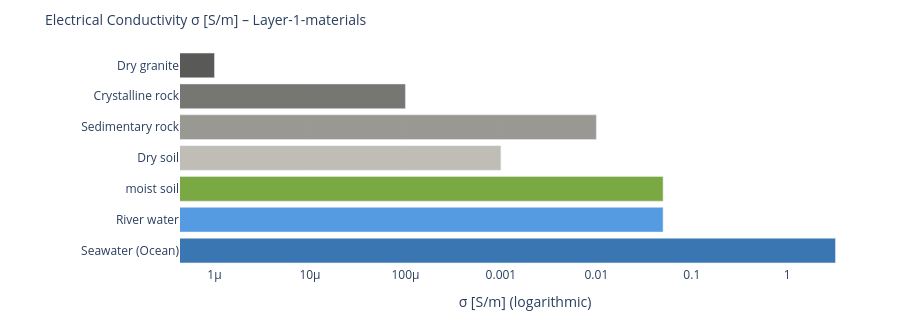

The cell this chart's notebook holds for it:
### Code cell
# ============================================================
# CONDUCTIVITY PROFILE – Earth surface
# Static bar chart of reference values
# ============================================================

leitf_data = {
    'Seawater (Ocean)':         3.2,
    'River water':              0.05,
    'moist soil':               0.05,
    'Dry soil':                 0.001,
    'Sedimentary rock':         0.01,
    'Crystalline rock':         1e-4,
    'Dry granite':              1e-6,
}

fig = go.Figure(go.Bar(
    x=list(leitf_data.values()),
    y=list(leitf_data.keys()),
    orientation='h',
    marker=dict(
        color=['#185FA5','#378ADD','#639922','#B4B2A9','#888780','#5F5E5A','#3d3d3a'],
        opacity=0.85
    )
))
fig.update_layout(
    title=dict(text='Electrical Conductivity σ [S/m] – Layer-1-materials', font=dict(size=14)),
    xaxis=dict(type='log', title='σ [S/m] (logarithmic)'),
    height=320,
    plot_bgcolor='rgba(0,0,0,0)', paper_bgcolor='rgba(0,0,0,0)',
    margin=dict(l=180, r=30, t=50, b=40),
    showlegend=False
)
fig.show()

### Figure 1 — Plotly figure (JSON) as saved in the notebook; plotly's stock layout.template omitted (floating-point values rounded to 4 significant figures)
{"data": [{"marker": {"color": ["#185FA5", "#378ADD", "#639922", "#B4B2A9", "#888780", "#5F5E5A", "#3d3d3a"], "opacity": 0.85}, "orientation": "h", "type": "bar", "x": [3.2, 0.05, 0.05, 0.001, 0.01, 0.0001, 1e-06], "y": ["Seawater (Ocean)", "River water", "moist soil", "Dry soil", "Sedimentary rock", "Crystalline rock", "Dry granite"]}], "layout": {"height": 320, "margin": {"b": 40, "l": 180, "r": 30, "t": 50}, "paper_bgcolor": "rgba(0,0,0,0)", "plot_bgcolor": "rgba(0,0,0,0)", "showlegend": false, "title": {"font": {"size": 14}, "text": "Electrical Conductivity σ [S/m] – Layer-1-materials"}, "xaxis": {"title": {"text": "σ [S/m] (logarithmic)"}, "type": "log"}}}
